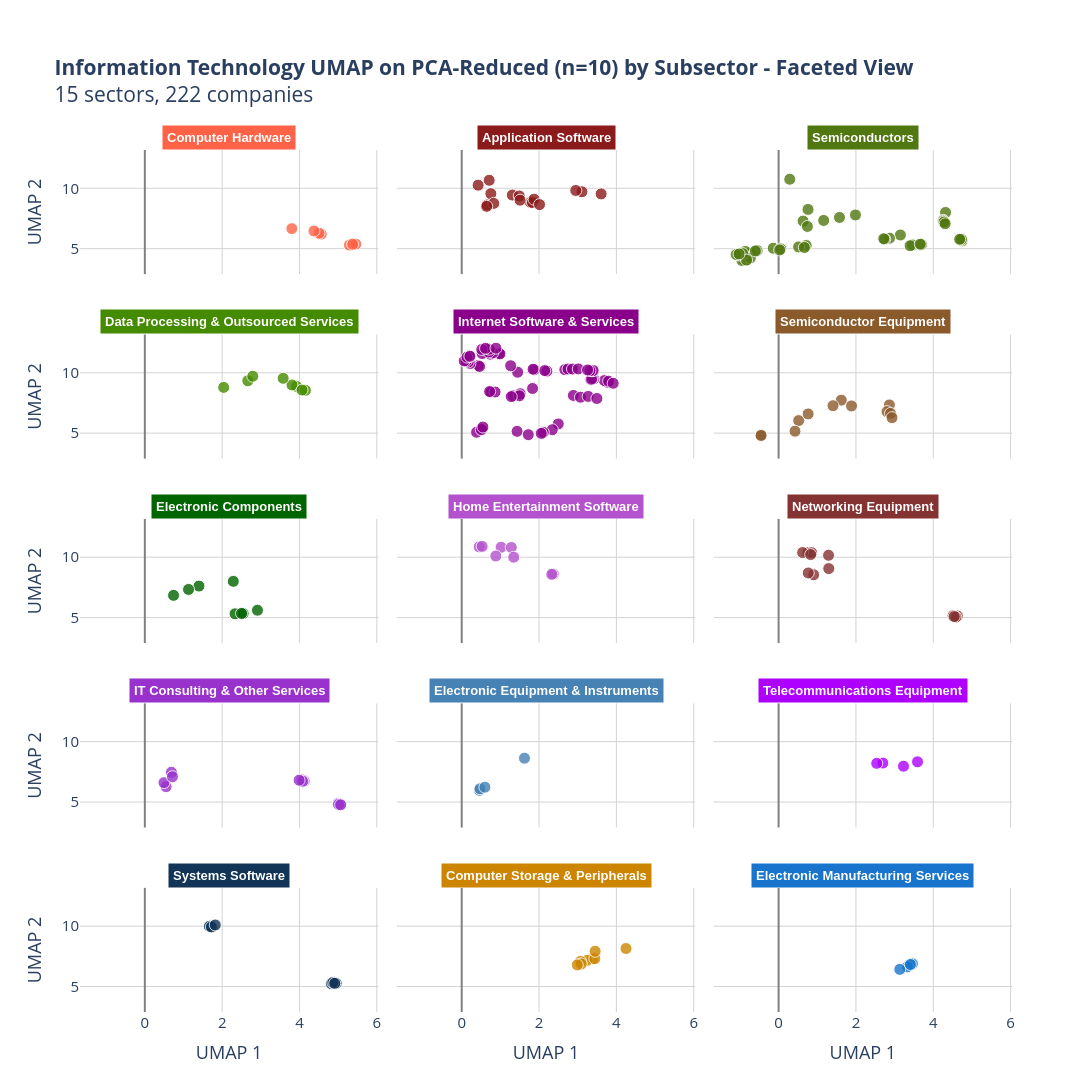

The cell this chart's notebook holds for it:
### Code cell
### >> [Option] Plot 6: Interactive UMAP matplot
# Faceted UMAP plot
n_sectors = len(sectors)
n_cols = 3
n_rows = int(np.ceil(n_sectors / n_cols))

fig = px.scatter(
    df_umap,
    x='UMAP1',
    y='UMAP2',
    color='Subsector',
    facet_col='Subsector',
    facet_col_wrap=3,
    hover_name='Ticker',
    hover_data={
        'UMAP1': ':.2f',
        'UMAP2': ':.2f',
        'Subsector': False,
        'Revenue': ':,.0f' if 'Revenue' in df_umap.columns else False,
        'Assets': ':,.0f' if 'Assets' in df_umap.columns else False,
    },
    title=f'<b>Information Technology UMAP on PCA-Reduced (n=10) by Subsector - Faceted View</b><br>{n_sectors} sectors, {len(df_umap)} companies',
    labels={
        'UMAP1': 'UMAP 1',
        'UMAP2': 'UMAP 2'
    },
    color_discrete_map=sector_colors
)

fig.update_traces(
    marker=dict(
        size=12,
        opacity=0.8,
        line=dict(width=1, color='white')
    )
)

fig.update_layout(
    height=2300,
    width=1600,
    showlegend=False,
    plot_bgcolor='white',
    font=dict(size=15),
    margin=dict(t=150)  # Increase top margin (default is ~100)
)

# Clean up facet titles
fig.for_each_annotation(lambda a: a.update(
    text=f"<b>{a.text.split('=')[-1]}</b>",
    font=dict(size=13, family="Arial", color='white'),
    bgcolor=sector_colors.get(a.text.split('=')[-1], 'gray'),
    borderpad=4
))

fig.update_xaxes(showgrid=True, gridcolor='lightgray', zeroline=True, zerolinecolor='gray')
fig.update_yaxes(showgrid=True, gridcolor='lightgray', zeroline=True, zerolinecolor='gray')

fig.show()


## >> save as html and png for sharing
FILE_NAME = f"IT_subsector_UMAP_faceted_pca_reduced(n=10)_test11"
fig.write_html(f"{HTML_PATH}/{FILE_NAME}.html")
fig.write_image(f"{FIG_PATH}/{FILE_NAME}.png",
               width=1400, height=2300,
               scale=2          # Scale factor (like DPI multiplier)
               )

# allow to open automatically in the default browser
webbrowser.open(f"{HTML_PATH}/{FILE_NAME}.html")

### Figure 1 — Plotly figure (JSON) as saved in the notebook; plotly's stock layout.template omitted (floating-point values rounded to 4 significant figures; data arrays with more than 128 entries replaced by an {"elided": "..."} marker saying what was removed)
{"data": [{"customdata": [["Computer Hardware", 170910000000, 207000000000], ["Computer Hardware", 182795000000, 231839000000], ["Computer Hardware", 233715000000, 290345000000], ["Computer Hardware", 215639000000, 321686000000], ["Computer Hardware", 112298000000, 105676000000], ["Computer Hardware", 56651000000, 103206000000], ["Computer Hardware", 51463000000, 106882000000], ["Computer Hardware", 48238000000, 29010000000]], "hovertemplate": "<b>%{hovertext}</b><br><br>UMAP 1=%{x:.2f}<br>UMAP 2=%{y:.2f}<br>Revenue=%{customdata[1]:,.0f}<br>Assets=%{customdata[2]:,.0f}<extra></extra>", "hovertext": ["AAPL", "AAPL", "AAPL", "AAPL", "HPQ", "HPQ", "HPQ", "HPQ"], "legendgroup": "Computer Hardware", "marker": {"color": "#FF6347", "line": {"color": "white", "width": 1}, "opacity": 0.8, "size": 12, "symbol": "circle"}, "mode": "markers", "name": "Computer Hardware", "orientation": "v", "showlegend": true, "type": "scatter", "x": [5.29, 5.386, 5.457, 5.375, 4.563, 4.504, 4.373, 3.802], "xaxis": "x13", "y": [5.294, 5.399, 5.375, 5.362, 6.204, 6.276, 6.465, 6.658], "yaxis": "y13"}, {"customdata": [["Application Software", 4055240000, 10380298000], ["Application Software", 4147065000, 10785829000], ["Application Software", 4795511000, 11726472000], ["Application Software", 5854430000, 12707114000], ["Application Software", 2312200000, 4308400000], ["Application Software", 2273900000, 4595000000], ["Application Software", 2512200000, 4909700000], ["Application Software", 2504100000, 5515300000], ["Application Software", 6906000000, 14508000000], ["Application Software", 4183000000, 13539000000], ["Application Software", 3956000000, 13233000000], ["Application Software", 3600000000, 11767000000], ["Application Software", 2665000000, 3066000000], ["Application Software", 2692000000, 3096000000], ["Application Software", 2732000000, 3132000000], ["Application Software", 2530000000, 2530000000]], "hovertemplate": "<b>%{hovertext}</b><br><br>UMAP 1=%{x:.2f}<br>UMAP 2=%{y:.2f}<br>Revenue=%{customdata[1]:,.0f}<br>Assets=%{customdata[2]:,.0f}<extra></extra>", "hovertext": ["ADBE", "ADBE", "ADBE", "ADBE", "ADSK", "ADSK", "ADSK", "ADSK", "SYMC", "SYMC", "SYMC", "SYMC", "TDC", "TDC", "TDC", "TDC"], "legendgroup": "Application Software", "marker": {"color": "#8B1A1A", "line": {"color": "white", "width": 1}, "opacity": 0.8, "size": 12, "symbol": "circle"}, "mode": "markers", "name": "Application Software", "orientation": "v", "showlegend": true, "type": "scatter", "x": [0.6574, 1.309, 0.7538, 0.7103, 0.8296, 0.6468, 1.776, 1.83, 3.606, 3.109, 2.951, 0.4245, 1.488, 1.509, 1.871, 2.012], "xaxis": "x14", "y": [8.622, 9.438, 9.552, 10.66, 8.748, 8.504, 8.834, 8.819, 9.534, 9.709, 9.817, 10.26, 9.363, 9.014, 9.095, 8.647], "yaxis": "y14"}, {"customdata": {"elided": "46x3 mixed values"}, "hovertemplate": "<b>%{hovertext}</b><br><br>UMAP 1=%{x:.2f}<br>UMAP 2=%{y:.2f}<br>Revenue=%{customdata[1]:,.0f}<br>Assets=%{customdata[2]:,.0f}<extra></extra>", "hovertext": ["ADI", "ADI", "ADI", "ADI", "AVGO", "AVGO", "FSLR", "FSLR", "FSLR", "FSLR", "INTC", "INTC", "INTC", "INTC", "LLTC", "LLTC", "LLTC", "LLTC", "MCHP", "MCHP", "MCHP", "MCHP", "MU", "MU", "MU", "MU", "NVDA", "NVDA", "NVDA", "NVDA", "QCOM", "QCOM", "QCOM", "QCOM", "SWKS", "SWKS", "SWKS", "SWKS", "TXN", "TXN", "TXN", "TXN", "XLNX", "XLNX", "XLNX", "XLNX"], "legendgroup": "Semiconductors", "marker": {"color": "#507710", "line": {"color": "white", "width": 1}, "opacity": 0.8, "size": 12, "symbol": "circle"}, "mode": "markers", "name": "Semiconductors", "orientation": "v", "showlegend": true, "type": "scatter", "x": [-0.9082, -0.7486, 0.713, -0.9609, 0.6329, 4.317, 1.988, 1.575, 1.167, 0.7447, 4.744, 4.716, 4.728, 4.682, 0.2887, -0.9207, -0.8445, -0.9487, -1.018, -0.8619, -0.8339, -0.7296, 4.255, 4.265, 4.281, 4.308, -0.5558, -0.9255, -1.097, 0.7611, 3.46, 3.401, 3.695, 3.663, -0.6003, -0.1382, 0.5169, -0.8277, 3.15, 2.868, 2.746, 2.72, -1.022, 0.6662, 0.05618, 0.02777], "xaxis": "x15", "y": [4.101, 4.634, 5.262, 4.417, 7.285, 7.999, 7.791, 7.586, 7.339, 6.838, 5.638, 5.722, 5.778, 5.777, 10.75, 4.512, 4.071, 4.026, 4.471, 4.771, 4.298, 4.232, 7.341, 7.265, 7.197, 7.062, 4.852, 4.589, 4.512, 8.248, 5.307, 5.242, 5.336, 5.374, 4.809, 5.036, 5.145, 4.057, 6.134, 5.869, 5.778, 5.821, 4.563, 5.095, 4.986, 4.893], "yaxis": "y15"}, {"customdata": [["Data Processing & Outsourced Services", 3641390000, 12000139000], ["Data Processing & Outsourced Services", 4319063000, 13244257000], ["Data Processing & Outsourced Services", 5302940000, 20263977000], ["Data Processing & Outsourced Services", 6439746000, 22421830000], ["Data Processing & Outsourced Services", 2375923000, 3125056000], ["Data Processing & Outsourced Services", 2554236000, 4018650000], ["Data Processing & Outsourced Services", 2773718000, 5779301000], ["Data Processing & Outsourced Services", 2898150000, 10509952000]], "hovertemplate": "<b>%{hovertext}</b><br><br>UMAP 1=%{x:.2f}<br>UMAP 2=%{y:.2f}<br>Revenue=%{customdata[1]:,.0f}<br>Assets=%{customdata[2]:,.0f}<extra></extra>", "hovertext": ["ADS", "ADS", "ADS", "ADS", "GPN", "GPN", "GPN", "GPN"], "legendgroup": "Data Processing & Outsourced Services", "marker": {"color": "#458B00", "line": {"color": "white", "width": 1}, "opacity": 0.8, "size": 12, "symbol": "circle"}, "mode": "markers", "name": "Data Processing & Outsourced Services", "orientation": "v", "showlegend": true, "type": "scatter", "x": [3.923, 3.805, 4.153, 4.066, 2.04, 2.663, 2.792, 3.578], "xaxis": "x10", "y": [8.867, 8.987, 8.543, 8.564, 8.787, 9.33, 9.709, 9.536], "yaxis": "y10"}, {"customdata": {"elided": "64x3 mixed values"}, "hovertemplate": "<b>%{hovertext}</b><br><br>UMAP 1=%{x:.2f}<br>UMAP 2=%{y:.2f}<br>Revenue=%{customdata[1]:,.0f}<br>Assets=%{customdata[2]:,.0f}<extra></extra>", "hovertext": ["AKAM", "AKAM", "AKAM", "AKAM", "CRM", "CRM", "CRM", "CRM", "CTXS", "CTXS", "CTXS", "CTXS", "EBAY", "EBAY", "EBAY", "EBAY", "FIS", "FIS", "FIS", "FIS", "FISV", "FISV", "FISV", "FISV", "INTU", "INTU", "INTU", "INTU", "MA", "MA", "MA", "MA", "NFLX", "NFLX", "NFLX", "NFLX", "NTAP", "NTAP", "NTAP", "NTAP", "PAYX", "PAYX", "PAYX", "PAYX", "TSS", "TSS", "TSS", "TSS", "V", "V", "V", "V", "VRSN", "VRSN", "VRSN", "VRSN", "WU", "WU", "WU", "WU", "YHOO", "YHOO", "YHOO", "YHOO"], "legendgroup": "Internet Software & Services", "marker": {"color": "#8B008B", "line": {"color": "white", "width": 1}, "opacity": 0.8, "size": 12, "symbol": "circle"}, "mode": "markers", "name": "Internet Software & Services", "orientation": "v", "showlegend": true, "type": "scatter", "x": [0.5253, 0.3848, 0.5052, 0.5481, 2.666, 2.749, 2.865, 3.015, 1.883, 2.203, 2.147, 1.845, 0.9718, 0.9884, 2.497, 2.343, 3.766, 3.688, 3.799, 3.917, 3.336, 3.415, 3.376, 3.357, 0.4281, 0.4627, 1.447, 1.266, 0.737, 0.5286, 0.7998, 0.7007, 2.887, 3.071, 3.27, 3.496, 0.7545, 0.863, 0.7225, 1.832, 0.212, 0.167, 0.1164, 0.06494, 1.333, 1.51, 1.492, 1.281, 0.7149, 0.5186, 0.6168, 0.8858, 0.1953, 0.194, 0.1355, 0.2117, 3.373, 3.401, 3.317, 3.255, 2.109, 1.432, 2.057, 1.721], "xaxis": "x11", "y": [5.289, 5.074, 5.295, 5.504, 10.25, 10.31, 10.31, 10.32, 10.25, 10.13, 10.18, 10.3, 11.61, 11.56, 5.761, 5.285, 9.207, 9.352, 9.301, 9.126, 9.448, 9.498, 9.551, 9.467, 10.6, 10.52, 10.04, 10.58, 11.53, 11.59, 11.64, 11.71, 8.12, 7.974, 8.041, 7.868, 8.4, 8.404, 8.442, 8.697, 10.75, 10.88, 10.97, 10.98, 8.097, 8.265, 8.092, 8.023, 11.95, 11.93, 12.02, 12.03, 11.35, 11.4, 11.29, 11.36, 10.16, 10.18, 10.18, 10.23, 5.064, 5.146, 4.975, 4.872], "yaxis": "y11"}, {"customdata": [["Semiconductor Equipment", 7509000000, 12043000000], ["Semiconductor Equipment", 9072000000, 13174000000], ["Semiconductor Equipment", 9659000000, 15308000000], ["Semiconductor Equipment", 10825000000, 14588000000], ["Semiconductor Equipment", 2842781000, 5287357000], ["Semiconductor Equipment", 2929408000, 5535846000], ["Semiconductor Equipment", 2814049000, 4826012000], ["Semiconductor Equipment", 2984493000, 4962432000], ["Semiconductor Equipment", 3598916000, 7250315000], ["Semiconductor Equipment", 4607309000, 7993306000], ["Semiconductor Equipment", 5259312000, 9364648000], ["Semiconductor Equipment", 5885893000, 12271528000]], "hovertemplate": "<b>%{hovertext}</b><br><br>UMAP 1=%{x:.2f}<br>UMAP 2=%{y:.2f}<br>Revenue=%{customdata[1]:,.0f}<br>Assets=%{customdata[2]:,.0f}<extra></extra>", "hovertext": ["AMAT", "AMAT", "AMAT", "AMAT", "KLAC", "KLAC", "KLAC", "KLAC", "LRCX", "LRCX", "LRCX", "LRCX"], "legendgroup": "Semiconductor Equipment", "marker": {"color": "#8B5A2B", "line": {"color": "white", "width": 1}, "opacity": 0.8, "size": 12, "symbol": "circle"}, "mode": "markers", "name": "Semiconductor Equipment", "orientation": "v", "showlegend": true, "type": "scatter", "x": [2.865, 2.804, 2.896, 2.933, -0.4526, -0.4531, 0.5199, 0.4246, 1.622, 1.407, 1.886, 0.764], "xaxis": "x12", "y": [7.337, 6.779, 6.632, 6.279, 4.84, 4.801, 6.037, 5.158, 7.732, 7.27, 7.252, 6.591], "yaxis": "y12"}, {"customdata": [["Electronic Components", 4292100000, 5215463000], ["Electronic Components", 4614700000, 6168000000], ["Electronic Components", 5345500000, 6985900000], ["Electronic Components", 5568700000, 7458400000], ["Electronic Components", 7819000000, 28478000000], ["Electronic Components", 9715000000, 30063000000], ["Electronic Components", 9111000000, 28527000000], ["Electronic Components", 9390000000, 27899000000]], "hovertemplate": "<b>%{hovertext}</b><br><br>UMAP 1=%{x:.2f}<br>UMAP 2=%{y:.2f}<br>Revenue=%{customdata[1]:,.0f}<br>Assets=%{customdata[2]:,.0f}<extra></extra>", "hovertext": ["APH", "APH", "APH", "APH", "GLW", "GLW", "GLW", "GLW"], "legendgroup": "Electronic Components", "marker": {"color": "#006400", "line": {"color": "white", "width": 1}, "opacity": 0.8, "size": 12, "symbol": "circle"}, "mode": "markers", "name": "Electronic Components", "orientation": "v", "showlegend": true, "type": "scatter", "x": [1.4, 2.288, 1.13, 0.7429, 2.333, 2.542, 2.913, 2.501], "xaxis": "x7", "y": [7.609, 8.001, 7.332, 6.842, 5.315, 5.33, 5.612, 5.346], "yaxis": "y7"}, {"customdata": [["Home Entertainment Software", 4856000000, 14200000000], ["Home Entertainment Software", 4583000000, 14012000000], ["Home Entertainment Software", 4408000000, 14642000000], ["Home Entertainment Software", 4664000000, 15251000000], ["Home Entertainment Software", 3797000000, 5070000000], ["Home Entertainment Software", 3575000000, 5716000000], ["Home Entertainment Software", 4515000000, 6147000000], ["Home Entertainment Software", 4396000000, 7050000000]], "hovertemplate": "<b>%{hovertext}</b><br><br>UMAP 1=%{x:.2f}<br>UMAP 2=%{y:.2f}<br>Revenue=%{customdata[1]:,.0f}<br>Assets=%{customdata[2]:,.0f}<extra></extra>", "hovertext": ["ATVI", "ATVI", "ATVI", "ATVI", "EA", "EA", "EA", "EA"], "legendgroup": "Home Entertainment Software", "marker": {"color": "#B452CD", "line": {"color": "white", "width": 1}, "opacity": 0.8, "size": 12, "symbol": "circle"}, "mode": "markers", "name": "Home Entertainment Software", "orientation": "v", "showlegend": true, "type": "scatter", "x": [0.4517, 0.5291, 1.019, 1.282, 2.368, 2.328, 1.346, 0.8813], "xaxis": "x8", "y": [10.86, 10.9, 10.82, 10.81, 8.607, 8.585, 10.0, 10.1], "yaxis": "y8"}, {"customdata": [["Networking Equipment", 48607000000, 101191000000], ["Networking Equipment", 47142000000, 105070000000], ["Networking Equipment", 49161000000, 113373000000], ["Networking Equipment", 49247000000, 121652000000], ["Networking Equipment", 1481314000, 2230554000], ["Networking Equipment", 1732046000, 2184950000], ["Networking Equipment", 1919823000, 2312290000], ["Networking Equipment", 1995034000, 2306323000], ["Networking Equipment", 4365400000, 9832100000], ["Networking Equipment", 4669100000, 10326000000], ["Networking Equipment", 4627100000, 8281400000], ["Networking Equipment", 4857800000, 8619200000]], "hovertemplate": "<b>%{hovertext}</b><br><br>UMAP 1=%{x:.2f}<br>UMAP 2=%{y:.2f}<br>Revenue=%{customdata[1]:,.0f}<br>Assets=%{customdata[2]:,.0f}<extra></extra>", "hovertext": ["CSCO", "CSCO", "CSCO", "CSCO", "FFIV", "FFIV", "FFIV", "FFIV", "JNPR", "JNPR", "JNPR", "JNPR"], "legendgroup": "Networking Equipment", "marker": {"color": "#853232", "line": {"color": "white", "width": 1}, "opacity": 0.8, "size": 12, "symbol": "circle"}, "mode": "markers", "name": "Networking Equipment", "orientation": "v", "showlegend": true, "type": "scatter", "x": [4.512, 4.624, 4.584, 4.542, 0.7544, 0.8555, 0.6218, 0.83, 0.9071, 0.7668, 1.298, 1.292], "xaxis": "x9", "y": [5.161, 5.132, 5.041, 5.09, 10.37, 10.37, 10.39, 10.22, 8.544, 8.695, 9.056, 10.16], "yaxis": "y9"}, {"customdata": [["IT Consulting & Other Services", 7346472000, 6521571000], ["IT Consulting & Other Services", 8843200000, 8134718000], ["IT Consulting & Other Services", 10262700000, 11479000000], ["IT Consulting & Other Services", 12416000000, 13065400000], ["IT Consulting & Other Services", 102874000000, 119213000000], ["IT Consulting & Other Services", 98367000000, 126223000000], ["IT Consulting & Other Services", 92793000000, 117271000000], ["IT Consulting & Other Services", 81741000000, 110495000000], ["IT Consulting & Other Services", 20421000000, 30015000000], ["IT Consulting & Other Services", 20006000000, 29036000000], ["IT Consulting & Other Services", 19540000000, 27658000000], ["IT Consulting & Other Services", 18045000000, 24817000000]], "hovertemplate": "<b>%{hovertext}</b><br><br>UMAP 1=%{x:.2f}<br>UMAP 2=%{y:.2f}<br>Revenue=%{customdata[1]:,.0f}<br>Assets=%{customdata[2]:,.0f}<extra></extra>", "hovertext": ["CTSH", "CTSH", "CTSH", "CTSH", "IBM", "IBM", "IBM", "IBM", "XRX", "XRX", "XRX", "XRX"], "legendgroup": "IT Consulting & Other Services", "marker": {"color": "#9932CC", "line": {"color": "white", "width": 1}, "opacity": 0.8, "size": 12, "symbol": "circle"}, "mode": "markers", "name": "IT Consulting & Other Services", "orientation": "v", "showlegend": true, "type": "scatter", "x": [0.5495, 0.4946, 0.6872, 0.7151, 5.006, 5.056, 5.011, 5.064, 4.121, 4.06, 4.08, 3.991], "xaxis": "x4", "y": [6.275, 6.607, 7.469, 7.097, 4.898, 4.823, 4.804, 4.769, 6.742, 6.841, 6.723, 6.81], "yaxis": "y4"}, {"customdata": [["Electronic Equipment & Instruments", 1405358000, 2190655000], ["Electronic Equipment & Instruments", 1496372000, 2343359000], ["Electronic Equipment & Instruments", 1530654000, 2349311000], ["Electronic Equipment & Instruments", 1557067000, 2406400000]], "hovertemplate": "<b>%{hovertext}</b><br><br>UMAP 1=%{x:.2f}<br>UMAP 2=%{y:.2f}<br>Revenue=%{customdata[1]:,.0f}<br>Assets=%{customdata[2]:,.0f}<extra></extra>", "hovertext": ["FLIR", "FLIR", "FLIR", "FLIR"], "legendgroup": "Electronic Equipment & Instruments", "marker": {"color": "#4682b4", "line": {"color": "white", "width": 1}, "opacity": 0.8, "size": 12, "symbol": "circle"}, "mode": "markers", "name": "Electronic Equipment & Instruments", "orientation": "v", "showlegend": true, "type": "scatter", "x": [0.4598, 0.4723, 0.6003, 1.623], "xaxis": "x5", "y": [5.969, 6.101, 6.233, 8.634], "yaxis": "y5"}, {"customdata": [["Telecommunications Equipment", 5112000000, 4858400000], ["Telecommunications Equipment", 5012000000, 4919000000], ["Telecommunications Equipment", 5083000000, 13127000000], ["Telecommunications Equipment", 7467000000, 11996000000]], "hovertemplate": "<b>%{hovertext}</b><br><br>UMAP 1=%{x:.2f}<br>UMAP 2=%{y:.2f}<br>Revenue=%{customdata[1]:,.0f}<br>Assets=%{customdata[2]:,.0f}<extra></extra>", "hovertext": ["HRS", "HRS", "HRS", "HRS"], "legendgroup": "Telecommunications Equipment", "marker": {"color": "#ae00ff", "line": {"color": "white", "width": 1}, "opacity": 0.8, "size": 12, "symbol": "circle"}, "mode": "markers", "name": "Telecommunications Equipment", "orientation": "v", "showlegend": true, "type": "scatter", "x": [2.695, 2.538, 3.593, 3.231], "xaxis": "x6", "y": [8.227, 8.205, 8.329, 7.971], "yaxis": "y6"}, {"customdata": [["Systems Software", 77849000000, 142431000000], ["Systems Software", 86833000000, 172384000000], ["Systems Software", 93580000000, 174472000000], ["Systems Software", 85320000000, 193694000000], ["Systems Software", 1328817000, 2813660000], ["Systems Software", 1534615000, 3106619000], ["Systems Software", 1789489000, 3784569000], ["Systems Software", 2052230000, 4155099000]], "hovertemplate": "<b>%{hovertext}</b><br><br>UMAP 1=%{x:.2f}<br>UMAP 2=%{y:.2f}<br>Revenue=%{customdata[1]:,.0f}<br>Assets=%{customdata[2]:,.0f}<extra></extra>", "hovertext": ["MSFT", "MSFT", "MSFT", "MSFT", "RHT", "RHT", "RHT", "RHT"], "legendgroup": "Systems Software", "marker": {"color": "#123456", "line": {"color": "white", "width": 1}, "opacity": 0.8, "size": 12, "symbol": "circle"}, "mode": "markers", "name": "Systems Software", "orientation": "v", "showlegend": true, "type": "scatter", "x": [4.824, 4.949, 4.863, 4.91, 1.714, 1.668, 1.722, 1.822], "xaxis": "x", "y": [5.233, 5.267, 5.325, 5.264, 10.03, 9.981, 9.933, 10.1], "yaxis": "y"}, {"customdata": [["Computer Storage & Peripherals", 14351000000, 9243000000], ["Computer Storage & Peripherals", 13724000000, 9492000000], ["Computer Storage & Peripherals", 13739000000, 9845000000], ["Computer Storage & Peripherals", 11160000000, 8252000000], ["Computer Storage & Peripherals", 15351000000, 14036000000], ["Computer Storage & Peripherals", 15130000000, 15499000000], ["Computer Storage & Peripherals", 14572000000, 15170000000], ["Computer Storage & Peripherals", 12994000000, 32862000000]], "hovertemplate": "<b>%{hovertext}</b><br><br>UMAP 1=%{x:.2f}<br>UMAP 2=%{y:.2f}<br>Revenue=%{customdata[1]:,.0f}<br>Assets=%{customdata[2]:,.0f}<extra></extra>", "hovertext": ["STX", "STX", "STX", "STX", "WDC", "WDC", "WDC", "WDC"], "legendgroup": "Computer Storage & Peripherals", "marker": {"color": "#CD8500", "line": {"color": "white", "width": 1}, "opacity": 0.8, "size": 12, "symbol": "circle"}, "mode": "markers", "name": "Computer Storage & Peripherals", "orientation": "v", "showlegend": true, "type": "scatter", "x": [3.386, 3.241, 3.443, 3.45, 3.071, 3.092, 2.989, 4.249], "xaxis": "x2", "y": [7.291, 7.162, 7.307, 7.918, 7.081, 6.871, 6.789, 8.149], "yaxis": "y2"}, {"customdata": [["Electronic Manufacturing Services", 11390000000, 18461000000], ["Electronic Manufacturing Services", 11973000000, 20152000000], ["Electronic Manufacturing Services", 12233000000, 20589000000], ["Electronic Manufacturing Services", 12238000000, 17608000000]], "hovertemplate": "<b>%{hovertext}</b><br><br>UMAP 1=%{x:.2f}<br>UMAP 2=%{y:.2f}<br>Revenue=%{customdata[1]:,.0f}<br>Assets=%{customdata[2]:,.0f}<extra></extra>", "hovertext": ["TEL", "TEL", "TEL", "TEL"], "legendgroup": "Electronic Manufacturing Services", "marker": {"color": "#1874CD", "line": {"color": "white", "width": 1}, "opacity": 0.8, "size": 12, "symbol": "circle"}, "mode": "markers", "name": "Electronic Manufacturing Services", "orientation": "v", "showlegend": true, "type": "scatter", "x": [3.46, 3.334, 3.135, 3.408], "xaxis": "x3", "y": [6.878, 6.63, 6.42, 6.822], "yaxis": "y3"}], "layout": {"annotations": [{"bgcolor": "#123456", "borderpad": 4, "font": {"color": "white", "family": "Arial", "size": 13}, "showarrow": false, "text": "<b>Systems Software</b>", "x": 0.16, "xanchor": "center", "xref": "paper", "y": 0.144, "yanchor": "bottom", "yref": "paper"}, {"bgcolor": "#CD8500", "borderpad": 4, "font": {"color": "white", "family": "Arial", "size": 13}, "showarrow": false, "text": "<b>Computer Storage & Peripherals</b>", "x": 0.5, "xanchor": "center", "xref": "paper", "y": 0.144, "yanchor": "bottom", "yref": "paper"}, {"bgcolor": "#1874CD", "borderpad": 4, "font": {"color": "white", "family": "Arial", "size": 13}, "showarrow": false, "text": "<b>Electronic Manufacturing Services</b>", "x": 0.84, "xanchor": "center", "xref": "paper", "y": 0.144, "yanchor": "bottom", "yref": "paper"}, {"bgcolor": "#9932CC", "borderpad": 4, "font": {"color": "white", "family": "Arial", "size": 13}, "showarrow": false, "text": "<b>IT Consulting & Other Services</b>", "x": 0.16, "xanchor": "center", "xref": "paper", "y": 0.358, "yanchor": "bottom", "yref": "paper"}, {"bgcolor": "#4682b4", "borderpad": 4, "font": {"color": "white", "family": "Arial", "size": 13}, "showarrow": false, "text": "<b>Electronic Equipment & Instruments</b>", "x": 0.5, "xanchor": "center", "xref": "paper", "y": 0.358, "yanchor": "bottom", "yref": "paper"}, {"bgcolor": "#ae00ff", "borderpad": 4, "font": {"color": "white", "family": "Arial", "size": 13}, "showarrow": false, "text": "<b>Telecommunications Equipment</b>", "x": 0.84, "xanchor": "center", "xref": "paper", "y": 0.358, "yanchor": "bottom", "yref": "paper"}, {"bgcolor": "#006400", "borderpad": 4, "font": {"color": "white", "family": "Arial", "size": 13}, "showarrow": false, "text": "<b>Electronic Components</b>", "x": 0.16, "xanchor": "center", "xref": "paper", "y": 0.572, "yanchor": "bottom", "yref": "paper"}, {"bgcolor": "#B452CD", "borderpad": 4, "font": {"color": "white", "family": "Arial", "size": 13}, "showarrow": false, "text": "<b>Home Entertainment Software</b>", "x": 0.5, "xanchor": "center", "xref": "paper", "y": 0.572, "yanchor": "bottom", "yref": "paper"}, {"bgcolor": "#853232", "borderpad": 4, "font": {"color": "white", "family": "Arial", "size": 13}, "showarrow": false, "text": "<b>Networking Equipment</b>", "x": 0.84, "xanchor": "center", "xref": "paper", "y": 0.572, "yanchor": "bottom", "yref": "paper"}, {"bgcolor": "#458B00", "borderpad": 4, "font": {"color": "white", "family": "Arial", "size": 13}, "showarrow": false, "text": "<b>Data Processing & Outsourced Services</b>", "x": 0.16, "xanchor": "center", "xref": "paper", "y": 0.786, "yanchor": "bottom", "yref": "paper"}, {"bgcolor": "#8B008B", "borderpad": 4, "font": {"color": "white", "family": "Arial", "size": 13}, "showarrow": false, "text": "<b>Internet Software & Services</b>", "x": 0.5, "xanchor": "center", "xref": "paper", "y": 0.786, "yanchor": "bottom", "yref": "paper"}, {"bgcolor": "#8B5A2B", "borderpad": 4, "font": {"color": "white", "family": "Arial", "size": 13}, "showarrow": false, "text": "<b>Semiconductor Equipment</b>", "x": 0.84, "xanchor": "center", "xref": "paper", "y": 0.786, "yanchor": "bottom", "yref": "paper"}, {"bgcolor": "#FF6347", "borderpad": 4, "font": {"color": "white", "family": "Arial", "size": 13}, "showarrow": false, "text": "<b>Computer Hardware</b>", "x": 0.16, "xanchor": "center", "xref": "paper", "y": 1, "yanchor": "bottom", "yref": "paper"}, {"bgcolor": "#8B1A1A", "borderpad": 4, "font": {"color": "white", "family": "Arial", "size": 13}, "showarrow": false, "text": "<b>Application Software</b>", "x": 0.5, "xanchor": "center", "xref": "paper", "y": 1, "yanchor": "bottom", "yref": "paper"}, {"bgcolor": "#507710", "borderpad": 4, "font": {"color": "white", "family": "Arial", "size": 13}, "showarrow": false, "text": "<b>Semiconductors</b>", "x": 0.84, "xanchor": "center", "xref": "paper", "y": 1, "yanchor": "bottom", "yref": "paper"}], "font": {"size": 15}, "height": 2300, "legend": {"title": {"text": "Subsector"}, "tracegroupgap": 0}, "margin": {"t": 150}, "plot_bgcolor": "white", "showlegend": false, "title": {"text": "<b>Information Technology UMAP on PCA-Reduced (n=10) by Subsector - Faceted View</b><br>15 sectors, 222 companies"}, "width": 1600, "xaxis": {"anchor": "y", "domain": [0, 0.32], "gridcolor": "lightgray", "showgrid": true, "title": {"text": "UMAP 1"}, "zeroline": true, "zerolinecolor": "gray"}, "xaxis10": {"anchor": "y10", "domain": [0, 0.32], "gridcolor": "lightgray", "matches": "x", "showgrid": true, "showticklabels": false, "zeroline": true, "zerolinecolor": "gray"}, "xaxis11": {"anchor": "y11", "domain": [0.34, 0.66], "gridcolor": "lightgray", "matches": "x", "showgrid": true, "showticklabels": false, "zeroline": true, "zerolinecolor": "gray"}, "xaxis12": {"anchor": "y12", "domain": [0.68, 1.0], "gridcolor": "lightgray", "matches": "x", "showgrid": true, "showticklabels": false, "zeroline": true, "zerolinecolor": "gray"}, "xaxis13": {"anchor": "y13", "domain": [0, 0.32], "gridcolor": "lightgray", "matches": "x", "showgrid": true, "showticklabels": false, "zeroline": true, "zerolinecolor": "gray"}, "xaxis14": {"anchor": "y14", "domain": [0.34, 0.66], "gridcolor": "lightgray", "matches": "x", "showgrid": true, "showticklabels": false, "zeroline": true, "zerolinecolor": "gray"}, "xaxis15": {"anchor": "y15", "domain": [0.68, 1.0], "gridcolor": "lightgray", "matches": "x", "showgrid": true, "showticklabels": false, "zeroline": true, "zerolinecolor": "gray"}, "xaxis2": {"anchor": "y2", "domain": [0.34, 0.66], "gridcolor": "lightgray", "matches": "x", "showgrid": true, "title": {"text": "UMAP 1"}, "zeroline": true, "zerolinecolor": "gray"}, "xaxis3": {"anchor": "y3", "domain": [0.68, 1.0], "gridcolor": "lightgray", "matches": "x", "showgrid": true, "title": {"text": "UMAP 1"}, "zeroline": true, "zerolinecolor": "gray"}, "xaxis4": {"anchor": "y4", "domain": [0, 0.32], "gridcolor": "lightgray", "matches": "x", "showgrid": true, "showticklabels": false, "zeroline": true, "zerolinecolor": "gray"}, "xaxis5": {"anchor": "y5", "domain": [0.34, 0.66], "gridcolor": "lightgray", "matches": "x", "showgrid": true, "showticklabels": false, "zeroline": true, "zerolinecolor": "gray"}, "xaxis6": {"anchor": "y6", "domain": [0.68, 1.0], "gridcolor": "lightgray", "matches": "x", "showgrid": true, "showticklabels": false, "zeroline": true, "zerolinecolor": "gray"}, "xaxis7": {"anchor": "y7", "domain": [0, 0.32], "gridcolor": "lightgray", "matches": "x", "showgrid": true, "showticklabels": false, "zeroline": true, "zerolinecolor": "gray"}, "xaxis8": {"anchor": "y8", "domain": [0.34, 0.66], "gridcolor": "lightgray", "matches": "x", "showgrid": true, "showticklabels": false, "zeroline": true, "zerolinecolor": "gray"}, "xaxis9": {"anchor": "y9", "domain": [0.68, 1.0], "gridcolor": "lightgray", "matches": "x", "showgrid": true, "showticklabels": false, "zeroline": true, "zerolinecolor": "gray"}, "yaxis": {"anchor": "x", "domain": [0, 0.144], "gridcolor": "lightgray", "showgrid": true, "title": {"text": "UMAP 2"}, "zeroline": true, "zerolinecolor": "gray"}, "yaxis10": {"anchor": "x10", "domain": [0.642, 0.786], "gridcolor": "lightgray", "matches": "y", "showgrid": true, "title": {"text": "UMAP 2"}, "zeroline": true, "zerolinecolor": "gray"}, "yaxis11": {"anchor": "x11", "domain": [0.642, 0.786], "gridcolor": "lightgray", "matches": "y", "showgrid": true, "showticklabels": false, "zeroline": true, "zerolinecolor": "gray"}, "yaxis12": {"anchor": "x12", "domain": [0.642, 0.786], "gridcolor": "lightgray", "matches": "y", "showgrid": true, "showticklabels": false, "zeroline": true, "zerolinecolor": "gray"}, "yaxis13": {"anchor": "x13", "domain": [0.856, 1], "gridcolor": "lightgray", "matches": "y", "showgrid": true, "title": {"text": "UMAP 2"}, "zeroline": true, "zerolinecolor": "gray"}, "yaxis14": {"anchor": "x14", "domain": [0.856, 1], "gridcolor": "lightgray", "matches": "y", "showgrid": true, "showticklabels": false, "zeroline": true, "zerolinecolor": "gray"}, "yaxis15": {"anchor": "x15", "domain": [0.856, 1], "gridcolor": "lightgray", "matches": "y", "showgrid": true, "showticklabels": false, "zeroline": true, "zerolinecolor": "gray"}, "yaxis2": {"anchor": "x2", "domain": [0, 0.144], "gridcolor": "lightgray", "matches": "y", "showgrid": true, "showticklabels": false, "zeroline": true, "zerolinecolor": "gray"}, "yaxis3": {"anchor": "x3", "domain": [0, 0.144], "gridcolor": "lightgray", "matches": "y", "showgrid": true, "showticklabels": false, "zeroline": true, "zerolinecolor": "gray"}, "yaxis4": {"anchor": "x4", "domain": [0.214, 0.358], "gridcolor": "lightgray", "matches": "y", "showgrid": true, "title": {"text": "UMAP 2"}, "zeroline": true, "zerolinecolor": "gray"}, "yaxis5": {"anchor": "x5", "domain": [0.214, 0.358], "gridcolor": "lightgray", "matches": "y", "showgrid": true, "showticklabels": false, "zeroline": true, "zerolinecolor": "gray"}, "yaxis6": {"anchor": "x6", "domain": [0.214, 0.358], "gridcolor": "lightgray", "matches": "y", "showgrid": true, "showticklabels": false, "zeroline": true, "zerolinecolor": "gray"}, "yaxis7": {"anchor": "x7", "domain": [0.428, 0.572], "gridcolor": "lightgray", "matches": "y", "showgrid": true, "title": {"text": "UMAP 2"}, "zeroline": true, "zerolinecolor": "gray"}, "yaxis8": {"anchor": "x8", "domain": [0.428, 0.572], "gridcolor": "lightgray", "matches": "y", "showgrid": true, "showticklabels": false, "zeroline": true, "zerolinecolor": "gray"}, "yaxis9": {"anchor": "x9", "domain": [0.428, 0.572], "gridcolor": "lightgray", "matches": "y", "showgrid": true, "showticklabels": false, "zeroline": true, "zerolinecolor": "gray"}}}
